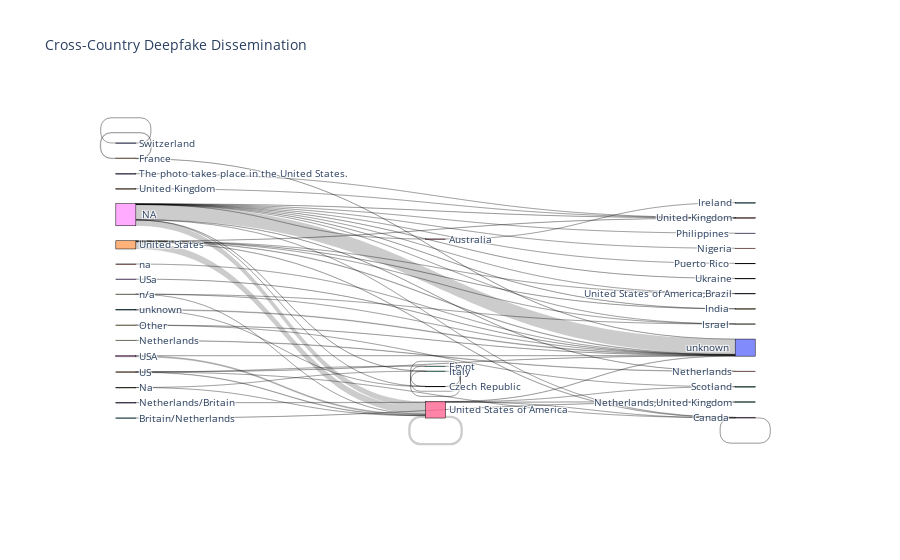

Source (notebook cell):
### Code cell
import plotly.graph_objects as go

# Clean country columns
df['original_source_country'] = df['original_source_country'].fillna('Unknown')
df['sharer_country'] = df['sharer_country'].fillna('Unknown')

# Group flows
flows = df.groupby(['original_source_country', 'sharer_country']).size().reset_index(name='count')

# Prepare Sankey diagram data
sources = flows['original_source_country'].tolist()
targets = flows['sharer_country'].tolist()
values = flows['count'].tolist()

# Unique labels
labels = list(set(sources + targets))
label_to_index = {label: i for i, label in enumerate(labels)}

# Map labels to indices
source_indices = [label_to_index[src] for src in sources]
target_indices = [label_to_index[tgt] for tgt in targets]

# Create Sankey diagram
fig = go.Figure(data=[go.Sankey(
    node=dict(pad=15, thickness=20, line=dict(color="black", width=0.5),
              label=labels),
    link=dict(source=source_indices, target=target_indices, value=values)
)])

fig.update_layout(title_text="Cross-Country Deepfake Dissemination", font_size=10)
fig.show()

### Figure 1 — Plotly figure (JSON) as saved in the notebook; plotly's stock layout.template omitted (floating-point values rounded to 4 significant figures)
{"data": [{"link": {"source": [28, 28, 28, 28, 28, 28, 28, 28, 28, 28, 28, 28, 28, 28, 28, 6, 15, 8, 35, 2, 34, 34, 12, 29, 29, 7, 13, 9, 9, 0, 20, 14, 14, 14, 14, 18, 18, 33, 24, 4, 4, 4, 4, 4, 4, 4, 16, 16, 16, 16, 27, 27, 27, 1, 25, 25], "target": [6, 8, 35, 19, 17, 12, 31, 11, 10, 23, 26, 21, 16, 3, 30, 5, 22, 8, 35, 2, 34, 30, 12, 12, 16, 31, 22, 32, 30, 0, 21, 8, 2, 16, 30, 16, 30, 30, 21, 8, 19, 17, 21, 16, 3, 30, 8, 32, 16, 30, 17, 16, 30, 30, 35, 30], "value": [2, 3, 1, 2, 2, 2, 1, 2, 1, 1, 1, 3, 108, 2, 280, 1, 3, 3, 1, 1, 10, 1, 2, 1, 1, 8, 6, 1, 2, 3, 1, 1, 1, 8, 2, 18, 4, 1, 1, 7, 1, 1, 3, 129, 3, 9, 1, 1, 43, 5, 1, 2, 1, 2, 1, 12]}, "node": {"label": ["Switzerland ", "na", "Egypt", "United States of America,Brazil", "United States ", "Ireland", "Australia", "Netherlands ", "Canada ", "Other", "Philippines ", "Nigeria", "Italy", "Netherlands/Britain", "US ", "Britain/Netherlands", "United States of America", "Israel ", "USA ", "India ", "The photo takes place in the United States. ", "United Kingdom", "Netherlands,United Kingdom", "Puerto Rico ", "United Kingdom ", "unknown", "Ukraine", "n/a ", " NA", "Na", "unknown ", "Netherlands", "Scotland", "USa ", "France", "Czech Republic"], "line": {"color": "black", "width": 0.5}, "pad": 15, "thickness": 20}, "type": "sankey"}], "layout": {"font": {"size": 10}, "title": {"text": "Cross-Country Deepfake Dissemination"}}}
